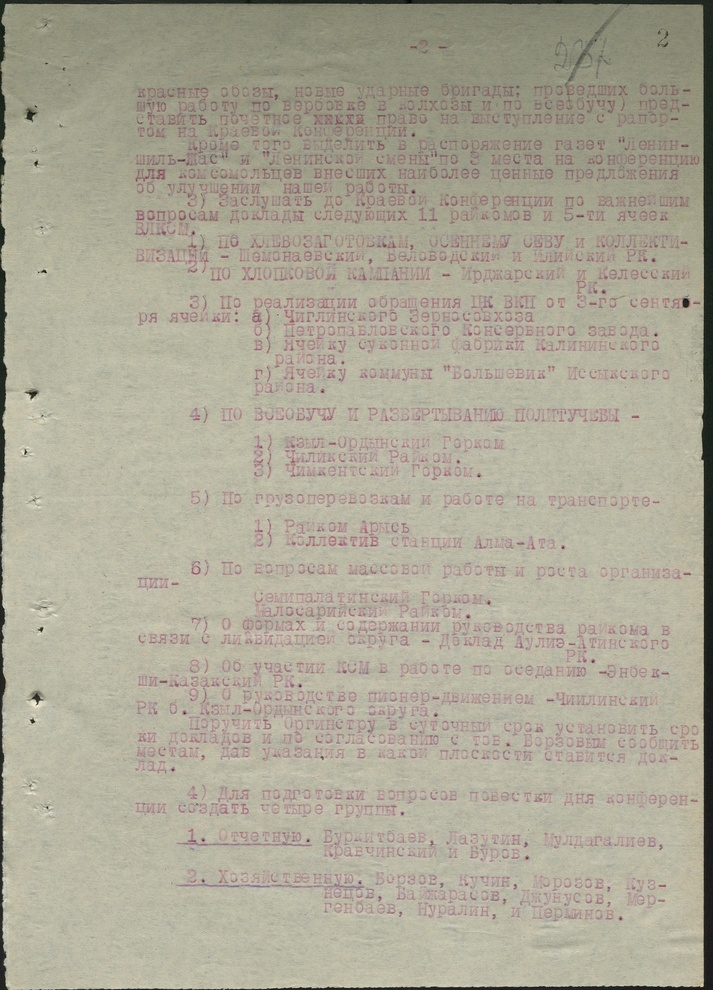
#> input picture 2-Task/temp/1.jpg, 713 x 990 px, shrunk from 2544 x 3534 before the run
$ python main.py ../temp/1.jpg
#> lines starting #> are read from the running program, lines starting #| are printed output that depends on the picture
#> in main, img is the input picture: shape (990, 713, 3); mean R, G, B 173, 168, 151
import numpy as np
import matplotlib.pyplot as plt
from skimage import exposure as ex
import imageio
import sys

def he(img):
    if(len(img.shape)==2):      #gray
        outImg = ex.equalize_hist(img[:,:])*255
    elif(len(img.shape)==3):    #RGB
        outImg = np.zeros((img.shape[0],img.shape[1],3))
        for channel in range(img.shape[2]):
            outImg[:, :, channel] = ex.equalize_hist(img[:, :, channel])*255
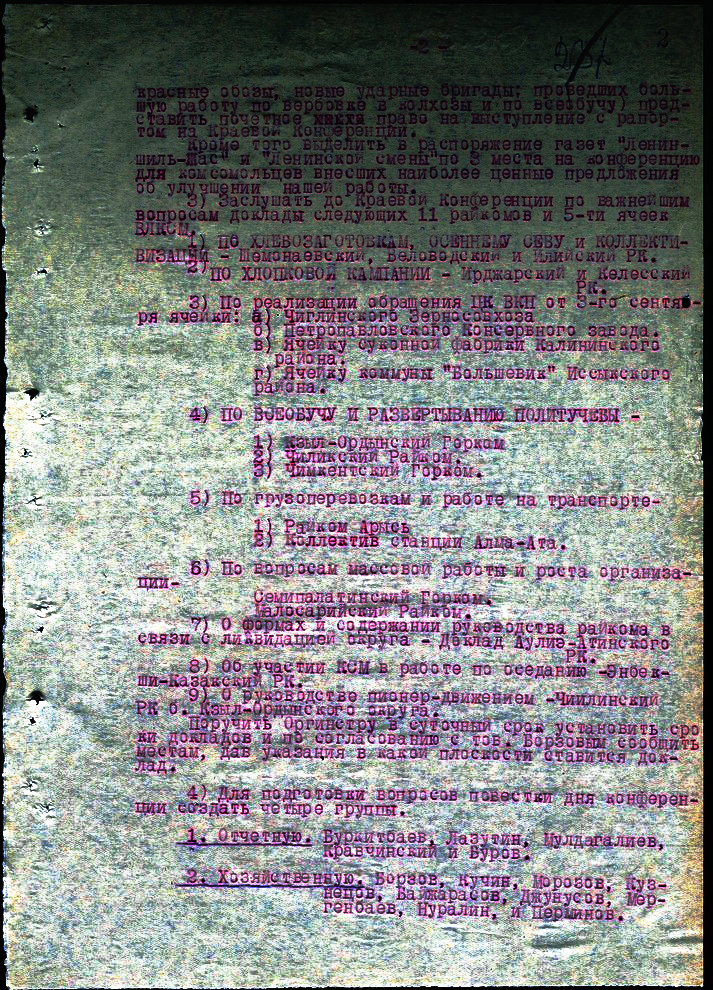
#> outImg: shape (990, 713, 3) float64; mean R, G, B 130.5, 130.3, 130.5

    outImg[outImg>255] = 255
    outImg[outImg<0] = 0
    return outImg.astype(np.uint8)

def main():
    img_name = sys.argv[1]
    img = imageio.imread(img_name)
    result = he(img)
    plt.imshow(result)
    plt.show()

if __name__ == '__main__':
    main()
